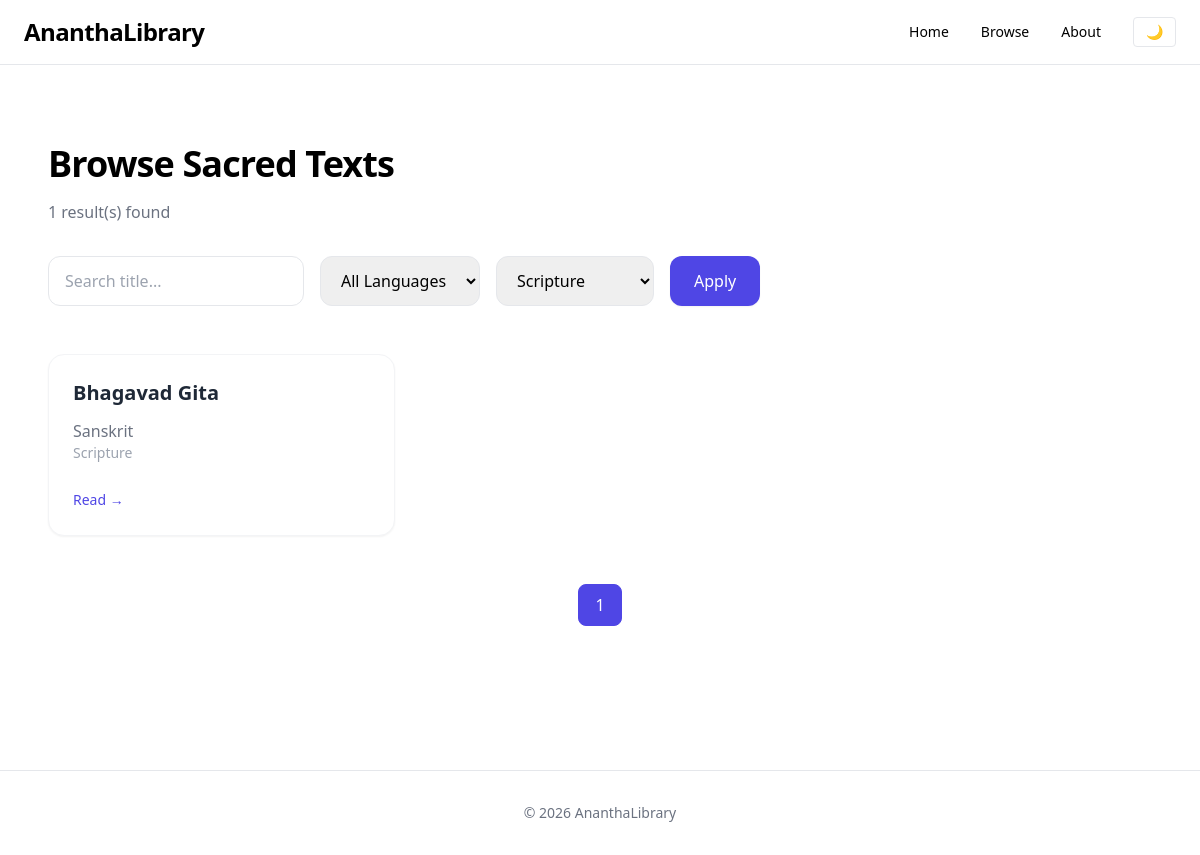
/browse?category=Scripture, run on the app's committed database.
### app/models/document.py (models this page shows)
class Document(Base):
    __tablename__ = "documents"
    id = Column(String, primary_key=True, index=True)
    title = Column(String, nullable=False)
    slug = Column(String, unique=True, index=True)
    language = Column(String)
    category = Column(String)
    content = Column(Text)

### app/routers/browse.py (the view)
@router.get("/browse")
def browse(
    request: Request,
    q: str = None,
    language: str = None,
    category: str = None,
    page: int = 1
):
    page_size = 6
    repo = DocumentRepository()
    docs, total = repo.search(
        query=q,
        language=language,
        category=category,
        page=page,
        page_size=page_size
    )
    total_pages = math.ceil(total / page_size) if total else 1
    return templates.TemplateResponse(
        "browse.html",
        {
            "request": request,
            "docs": docs,
            "q": q,
            "language": language,
            "category": category,
            "page": page,
            "total": total,
            "total_pages": total_pages
        }
    )

### app/templates/browse.html (shortened to what this page needs)
{% extends "layout.html" %}
{% block content %}
<div class="fade-in">
    <h2 class="text-4xl font-bold mb-4 tracking-tight">
        Browse Sacred Texts
    </h2>
    <p class="text-gray-500 mb-8">
        {{ total }} result(s) found
    </p>
    <form method="get" class="flex flex-wrap gap-4 mb-12">
        <input type="text" name="q"
               placeholder="Search title..."
               value="{{ q or '' }}"
               class="border border-gray-200 px-4 py-3 rounded-xl w-64 focus:ring-2 focus:ring-indigo-500 focus:outline-none">
        <select name="language"
                class="border border-gray-200 px-4 py-3 rounded-xl focus:ring-2 focus:ring-indigo-500 focus:outline-none">
            <option value="">All Languages</option>
        </select>
        <select name="category"
                class="border border-gray-200 px-4 py-3 rounded-xl focus:ring-2 focus:ring-indigo-500 focus:outline-none">
            <option value="Scripture" {% if category == "Scripture" %}selected{% endif %}>Scripture</option>
        </select>
        <button class="bg-indigo-600 text-white px-6 py-3 rounded-xl hover:bg-indigo-700 transition shadow-sm">
            Apply
        </button>
    </form>
    {% if docs %}
    <div class="grid grid-cols-1 md:grid-cols-2 lg:grid-cols-3 gap-8 mb-12">
        {% for doc in docs %}
        <div class="bg-white rounded-2xl p-6 shadow-sm hover:shadow-xl transition duration-300 border border-gray-100">
            <a href="/document/{{ doc.slug }}"
               class="text-xl font-semibold text-gray-800 hover:text-indigo-600 transition">
                {{ doc.title }}
            </a>
            <p class="text-gray-500 mt-3">
                {{ doc.language }}
            </p>
            <p class="text-sm text-gray-400">
                {{ doc.category }}
            </p>
            <div class="mt-6">
                <span class="text-indigo-600 text-sm font-medium">
                    Read →
                </span>
            </div>
        </div>
        {% endfor %}
    </div>
    <div class="flex justify-center gap-2">
        {% for p in range(1, total_pages + 1) %}
        <a href="?page={{ p }}{% if q %}&q={{ q }}{% endif %}{% if language %}&language={{ language }}{% endif %}{% if category %}&category={{ category }}{% endif %}"
           class="px-4 py-2 rounded-lg border
                  {% if p == page %}
                  bg-indigo-600 text-white border-indigo-600
                  {% else %}
                  bg-white text-gray-700 border-gray-200 hover:bg-gray-100
                  {% endif %}
                  transition">
            {{ p }}
        </a>
        {% endfor %}
    </div>
    {% else %}
    <div class="text-center py-20">
        <h3 class="text-xl font-semibold text-gray-700">No results found</h3>
        <p class="text-gray-500 mt-2">Try adjusting your filters.</p>
    </div>
    {% endif %}
</div>
{% endblock %}

### app/templates/layout.html (style rules this page uses)
html { scroll-behavior: smooth; }

### data on the page
Document: title "Bhagavad Gita", language "Sanskrit", category "Scripture"

### other printed values
{{ total }} "1"
{{ p }} "1"
